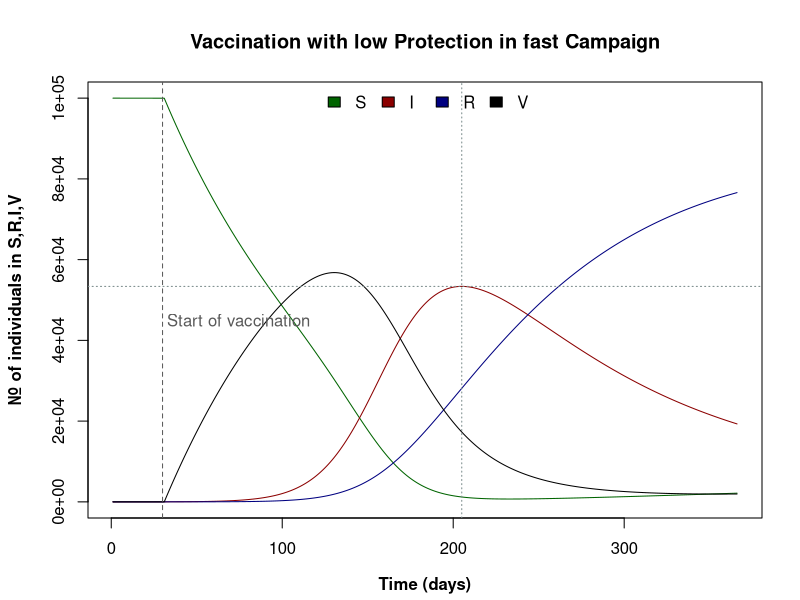

The R script that drew this image:
## ---- chunk 1
##########################################################################
#                                                                        #
#                            Defining parameters                         #
#                                                                        #
##########################################################################
 
infection_rate <- 0.000001 # probability to be infected after contact of individuals from susceptible group with people from infected group
removal_rate <- 0.01 # probability with which individuals will be removed from infected to the removed compartment
vax <- c(0,0.01) # value before and after the start of the vaccination campaign  
VtI_rate <- 0.0000005 # probability that vaccinated individuals get infected 
RtS_rate <- 0.001 # probability with which individuals go from removed to susceptible 
tVax <- 30 # start of vaccination campaign at t = 30
tMax <- 365 # 1 year of observation // observation time = simulation length
I0 <- 1 # number of individuals infected at the beginning of observation 
S0 <- 99999 # number of susceptible individuals at the beginning of the simulation 
Npop <- 100000 # whole population size

#"result" vectors --> (at each t=1-365,) how many individuals we have in each compartment
S <- c(S0) #susceptible individuals 
I <- c(I0) #infected individuals 
R <- c(0) # Recovered individuals 
V <- c(0) # vaccinated individuals 

##########################################################################
#                                                                        #
#                            Starting the loop                           #
#                                                                        #
##########################################################################

#SIR loop, (for each day out of 1 year, from day 1 to tMax=365) 
for (i in 1:tMax) {
  St <- tail(S, n=1L) #function to show the last value from S at each time step ==> St in the recursion equations (see report)
  It <- tail(I, n=1L) #function to show the last value from I (at each time step)
  Rt <- tail(R, n=1L) #function to show the last value from R (at each time step)
  Vt <- tail(V, n=1L) #function to show the last value from V (at each time step)
  
  vax_rate <- ifelse(i <= tVax, vax[1], vax[2]) #proportion that get vaccinated daily, 
  
  S_temp <- St*(1-infection_rate*It-vax_rate)+RtS_rate*Rt #equation for S for each period of time. The compartment of susceptible individuals will be smaller because individuals get vaccinated or will be infected. We also add people who move from recovered to susceptible. (for more detailed explanation of equation see report part methods) Infection_rate means a, vax_rate means ϱ, RtS_rate is c (see report)
  I_temp <- It*(1+infection_rate*St+VtI_rate*Vt-removal_rate) #equation for infected individuals where individuals get after being vaccinated or after getting an infection and minus the removal rate (for more detailed explanation of equation see report part methods) Infection_rate means a, VtI_rate is β, removal_rate is b (see report)
  R_temp <- Rt*(1-RtS_rate)+removal_rate*It #recovered individuals, that get here after being infected. From here individuals go to S group. (for more detailed explanation of equation see report part methods) RtS_rate is c, removal_rate is b (see report) 
  V_temp <- Vt*(1-VtI_rate*It)+vax_rate*St #group of individuals who get vaccinated. Will increase through vax_rate*St (because not all people will be vaccinated at once). The group will be smaller bacuse individuals can go from here to infected (when ptotection from vaccination is not perfect) VtI_rate is β, vax_rate means ϱ
  # ==> S_temp, I_temp, R_temp and V_temp are the St+1, It+1, Vt+1 and Rt+1 in our recursion equations  

  # (vectors that concatenated (added) the initial value with the value of S, I, R, V at each moment of time) "We store each value in the result vectors"
  S <- c(S, S_temp) 
  I <- c(I, I_temp)
  R <- c(R, R_temp)
  V <- c(V, V_temp)
  # at the end of the simulation, the vectors will be c(S0, S1, S2, ..., S365) so the number of individuals in each compartment for each day of observation
}

##########################################################################
#                                                                        #
#                            Plotting a graph                            #
#                                                                        #
##########################################################################

x11(); #open new window outside of RStudio
#par(mfrow=c(3,1)) #function that plots a graph with 1 column and 3 rows
time <- 1:(tMax+1) # "observation" time (, from the first day to the last)
par(mar = c(4.1, 4.4, 4.1, 1.9)) #function in R to define the size of the plot margins c(bottom, left, top, right)


plot(main="Vaccination with low Protection in fast Campaign", time,S,type="l",ylim=c(0,Npop),xlab= substitute(paste(bold("Time (days)"))),ylab= substitute(paste(bold("Nr. of individuals in S,R,I,V"))), col="darkgreen") #function to plot a graph in R, where main="Vaccination Perf. Protection OK Campaign" means the name of the graph, time -> x-axis data, S -> y-axis data (susceptible individuals), l means the line plot, ylim=c(0, Npop) sets the limit of the graph to Npop, xlab="Time (days)" gives a name to the x-axis, ylab="Number of individuals in each compartment" gives a name to the y-axis, substitute(paste(bold)) makes the letters bold, col="darkgreen" sets the colour to be darkgreen

#next lines of the code add additional lines, where each colour represents one group of individuals (I,R,V) 
lines(time, I, type="l",ylim=c(0,Npop),xlab="Time (days)",col="darkred")
lines(time, R, type="l",ylim=c(0,Npop),xlab="Time (days)",col="navy")
lines(time, V, type="l",ylim=c(0,Npop),xlab="Time (days)",col="black")

max_height <- max(I) #to calculate the maximum of infected individuals and to name it max_hight 
time_peak <- which(I==max(I)) #finction to show the day when the number of inf. individuals is the highest and to name it time_peak
abline(v=time_peak, col="lightcyan4", lty=3) #This function adds one or more straight lines through the current plot. v means a vertical line at the moment of time_peak, the colour of the line is lightcyan4 and is dotted (lty=3 means that it has to be dotted)
abline(h=max_height, col="lightcyan4", lty=3) #This function adds one or more straight lines through the current plot. h means the horizontal line at the moment of max_height, the colour of the line is lightcyan4 and the line is dotted (lty=3 means that the line has to be dotted)

if(tVax < tMax){abline(v=tVax,lty=2,col="gray35"); x_leg=tVax/2; y_leg = Npop/2; legend(x=x_leg,y=y_leg, legend="Start of vaccination",text.col="gray35",bty="n")} #if statement checks if tVax is smaller than tMax, and if the answer is yes function goes further. In further code we give a command to draw a line when the vaccination campaign beginns (tVax), to make this line dashed (lty=2), the colour is grey35, we indicate our x-coordinate to be at the half of tVax, we indicate our y-coordinate to be at the half of our population size. At the end we add the text that indicates the beginning of vaccination with coordinates x_leg, y_leg, the color is dray35, bty="n" means to remove the box of the legend. 

legend("top",legend=c('S','I','R','V'), horiz=TRUE, fill=c('darkgreen','darkred','navy','black'),bty='n') #here we wanted to add the legend to the whole plot on the right side, where each compartment (susceptible, infected, removed, vaccinated) has its own colour (darkgreen, darkred, navy, black) and is displayed horizontally in the graph

options(scipen = 999) #this we use to prevent printing results in scientific notation 
